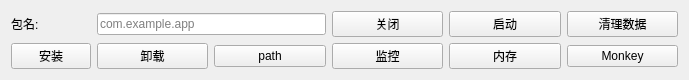
                    <widget class="QWidget" name="appScrollContent">
                     <property name="geometry">
                      <rect>
                       <x>0</x>
                       <y>0</y>
                       <width>689</width>
                       <height>78</height>
                      </rect>
                     </property>
                     <layout class="QGridLayout" name="gridLayout_2">
                      <property name="spacing">
                       <number>6</number>
                      </property>
                      <item row="1" column="5">
                       <widget class="QPushButton" name="btnMeminfo">
                        <property name="text">
                         <string>内存</string>
                        </property>
                       </widget>
                      </item>
                      <item row="0" column="4">
                       <widget class="QPushButton" name="btnStopApp">
                        <property name="text">
                         <string>关闭</string>
                        </property>
                       </widget>
                      </item>
                      <item row="1" column="4">
                       <widget class="QPushButton" name="btnpm">
                        <property name="text">
                         <string>监控</string>
                        </property>
                       </widget>
                      </item>
                      <item row="0" column="0">
                       <widget class="QLabel" name="lblPkg">
                        <property name="maximumSize">
                         <size>
                          <width>30</width>
                          <height>50</height>
                         </size>
                        </property>
                        <property name="text">
                         <string>包名:</string>
                        </property>
                       </widget>
                      </item>
                      <item row="1" column="2">
                       <widget class="QPushButton" name="btnAppInfo">
                        <property name="text">
                         <string>path</string>
                        </property>
                       </widget>
                      </item>
                      <item row="0" column="6">
                       <widget class="QPushButton" name="btnClearApp">
                        <property name="text">
                         <string>清理数据</string>
                        </property>
                       </widget>
                      </item>
                      <item row="0" column="5">
                       <widget class="QPushButton" name="btnStartApp">
                        <property name="text">
                         <string>启动</string>
                        </property>
                       </widget>
                      </item>
                      <item row="0" column="1" colspan="2">
                       <widget class="QLineEdit" name="pkgInput">
                        <property name="placeholderText">
                         <string>com.example.app</string>
                        </property>
                       </widget>
                      </item>
                      <item row="1" column="6">
                       <widget class="QPushButton" name="btnRunningApps_2">
                        <property name="text">
                         <string>Monkey</string>
                        </property>
                       </widget>
                      </item>
                      <item row="1" column="1">
                       <widget class="QPushButton" name="btnUninstall">
                        <property name="text">
                         <string>卸载</string>
                        </property>
                       </widget>
                      </item>
                      <item row="1" column="0">
                       <widget class="QPushButton" name="btninstallzip">
                        <property name="text">
                         <string>安装</string>
                        </property>
                       </widget>
                      </item>
                     </layout>
                    </widget>
